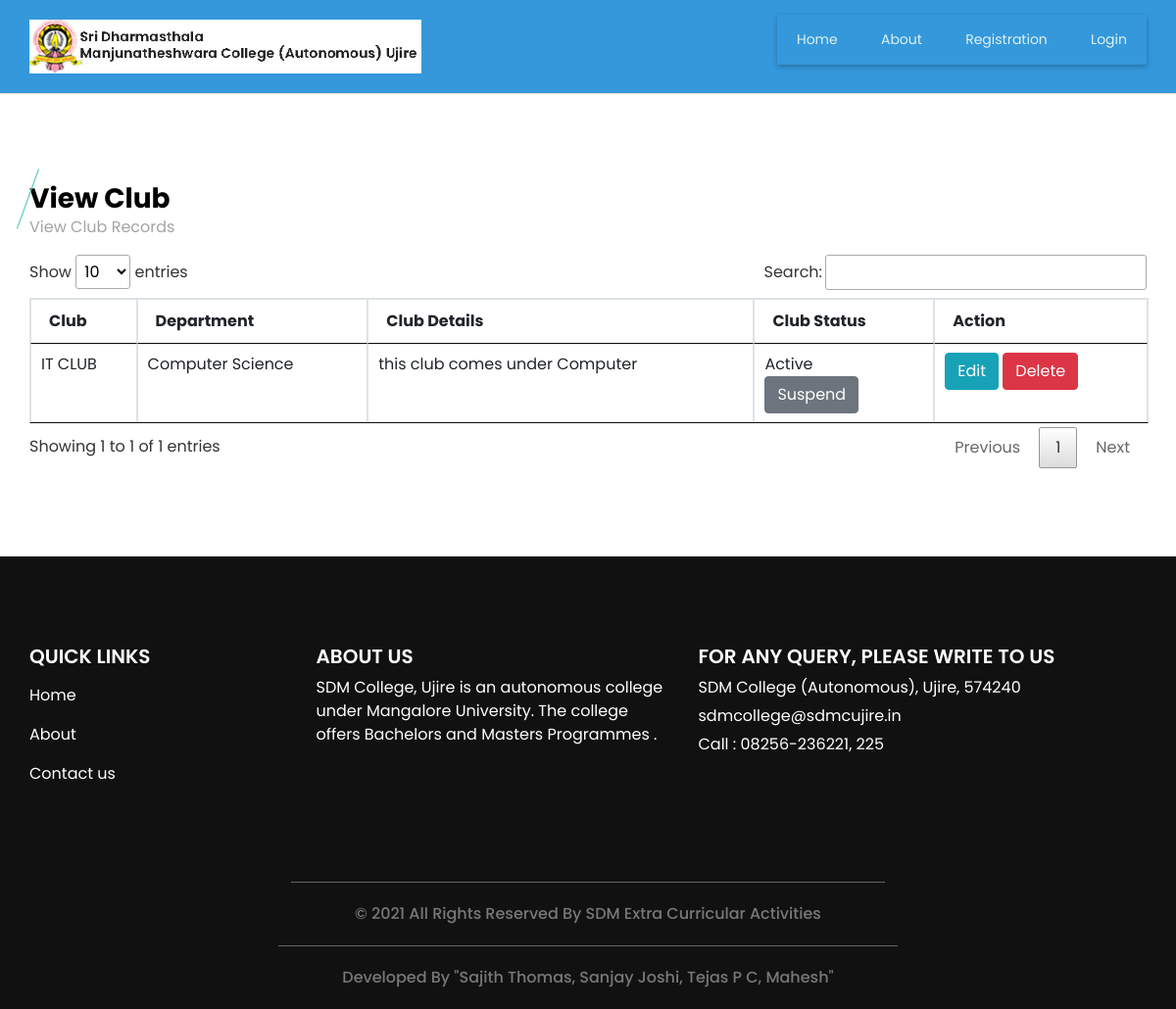
The app's page /viewclub.php, older data.
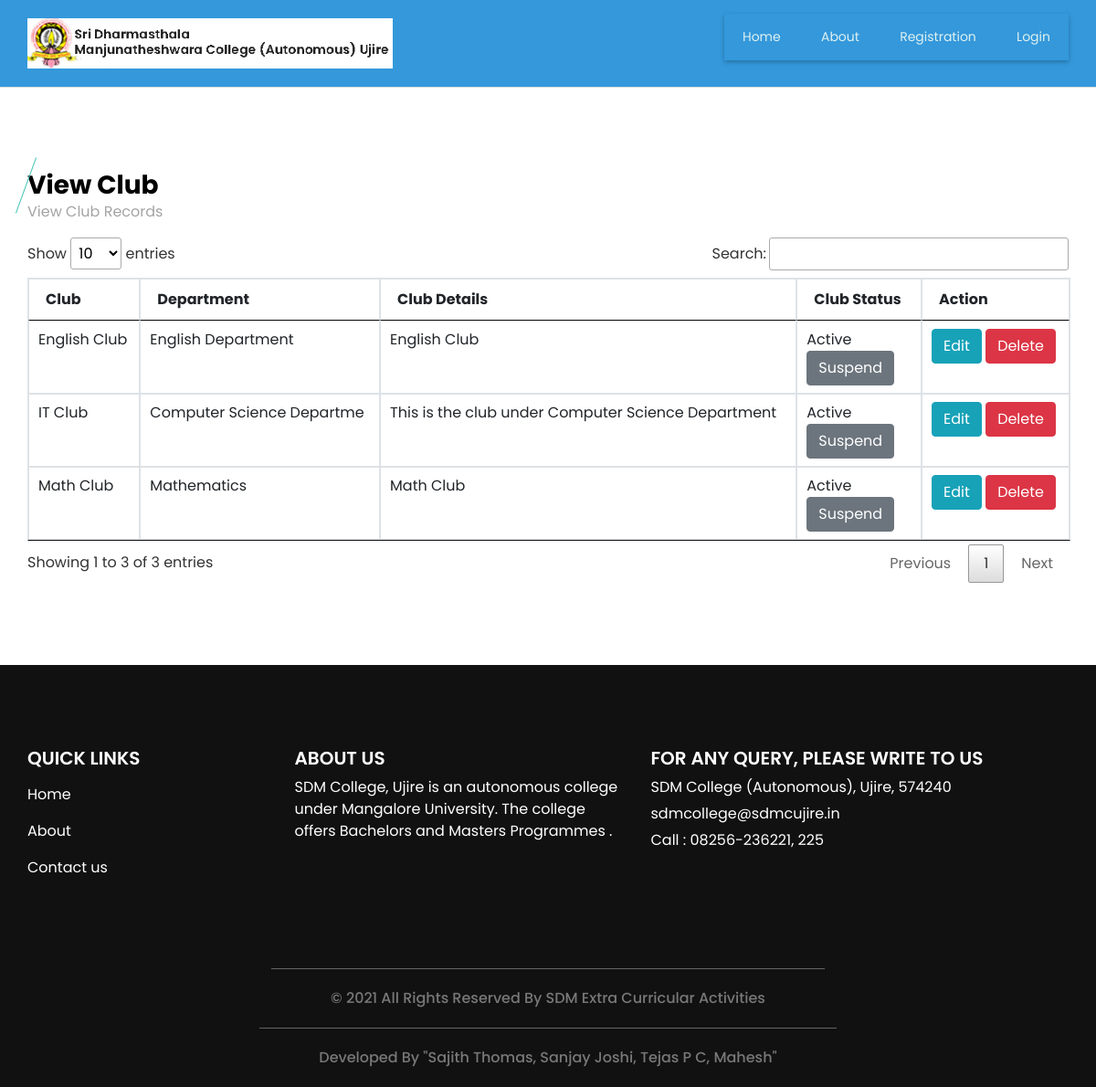
The same page, newer data.
### tables this page shows
CREATE TABLE `club` (
  `club_id` int(11) NOT NULL,
  `department_id` int(11) NOT NULL,
  `club` varchar(30) NOT NULL,
  `club_details` text NOT NULL,
  `club_status` varchar(10) NOT NULL
);

CREATE TABLE `department` (
  `department_id` int(11) NOT NULL,
  `department` varchar(25) NOT NULL,
  `department_detail` text NOT NULL,
  `department_status` varchar(10) NOT NULL
);

### viewclub.php (the view, shortened to what this page needs)
<?php
include("header.php");
?>
  <section class="event_section layout_padding">
    <div class="container">
      <div class="heading_container">
        <h3>
          View Club
        </h3>
        <p>
          View Club Records
        </p>
      </div>
      <div class="event_container">
        <div class="">
<form method="post" action="" name="frmdept" id="frmdept" >
<table id="datatableplugin" class="table table-bordered">
	<thead>
		<tr>
			<th>Club</th>
			<th>Department</th>
			<th>Club Details</th>
			<th>Club Status</th>
			<th>Action</th>
		</tr>
	</thead>
	<tbody>
	<?php
			$sqlview = "SELECT club.*,department.department FROM club LEFT JOIN department ON department.department_id=club.department_id";
			$qsqlview = mysqli_query($con,$sqlview);
			while($rsview = mysqli_fetch_array($qsqlview))
			{
				echo "<tr>
					<td>$rsview[club]</td>
					<td>$rsview[department]</td>
					<td>$rsview[club_details]
					<td>$rsview[club_status]<br>";
					if($rsview['club_status'] == "Active")
					{
					echo "<a href='viewclub.php?st=Suspended&acid=$rsview[club_id]' class='btn btn-secondary' onclick='return confirmst()' >Suspend</a>";
					}
					else
					{
					echo "<a href='viewclub.php?st=Active&acid=$rsview[club_id]' class='btn btn-primary' onclick='return confirmst()'  >Approve</a>";
					}
					echo "</td><td>
					<a href='addclub.php?editid=$rsview[club_id]' class='btn btn-info'>Edit</a>
					<a href='viewclub.php?delid=$rsview[club_id]' class='btn btn-danger' onclick='return confirmdel()' >Delete</a>
				</tr>";
			}
			?>
	</tbody>
</table>
</form>
        </div>
      </div>
    </div>
  </section>
<?php
include("footer.php");
?>

Row changes from the older to the newer data that the page shows:
removed club: club "IT CLUB", department.department "Computer Science", club_details "this club comes under Computer", club_status "Active"
added club: club "IT Club", department.department "Computer Science Departme", club_details "This is the club under Computer Science Department", club_status "Active"
added club: club "English Club", department.department "English Department", club_details "English Club", club_status "Active"
added club: club "Math Club", department.department "Mathematics", club_details "Math Club", club_status "Active"
Text that changed along with them:
text written by a page script: "Show entries Search: Showing 1 to 1 of 1 entries Previous 1 Next" → "Show entries Search: Showing 1 to 3 of 3 entries Previous 1 Next"
